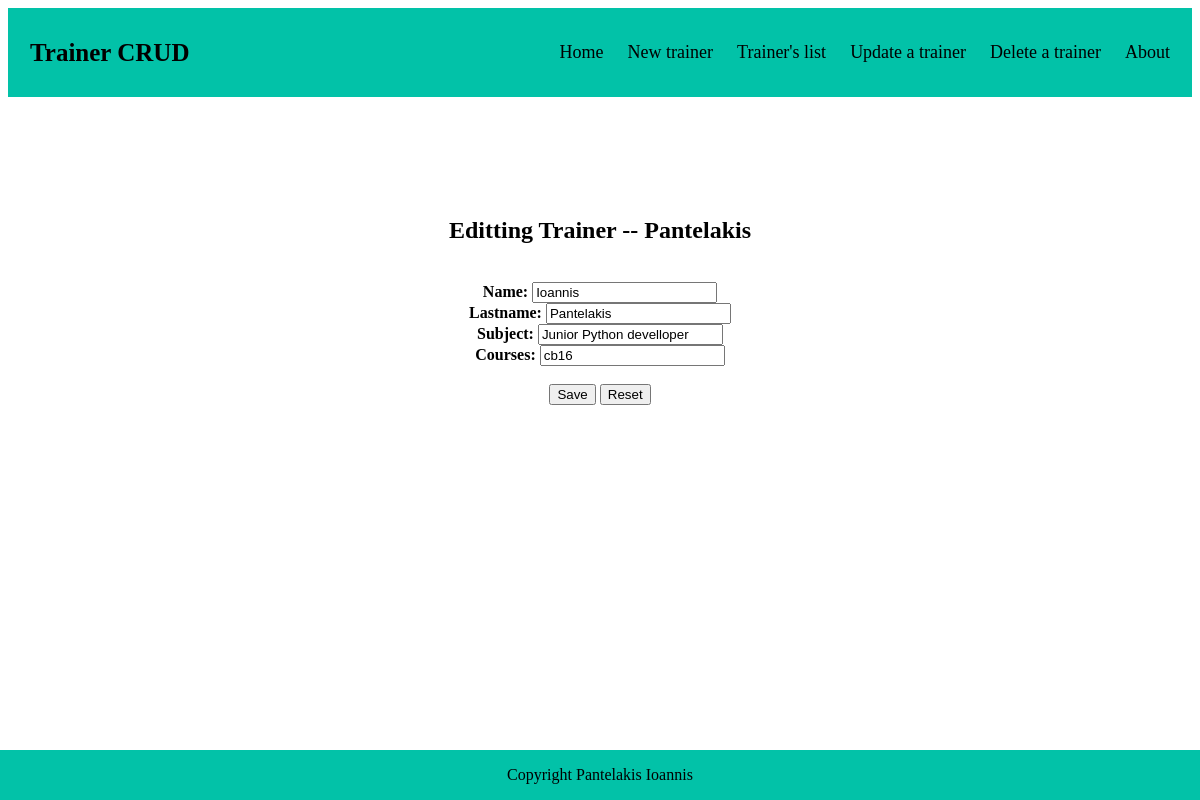
Screenshot of /trainer/UpdateTrainer/21/ with the database file from the repository.
### Trainer/models.py (models this page shows)
class Trainer(models.Model):
    name = models.CharField(max_length = 50)
    lastname = models.CharField(max_length = 50)
    subject = models.CharField(max_length = 150)
    courses = models.CharField(max_length = 300)

### Trainer/views.py (the view)
# urls.py: path('UpdateTrainer/<int:id>/', views.update_trainer, name='update_trainer'),
def update_trainer(request, id):
    trainer = Trainer.objects.get(id=id)
    msg_blank=()
    if request.method == 'POST':
        message = 'You have successfully updated trainer: ' + trainer.lastname
        name = request.POST.get('name')
        lastname = request.POST.get('lastname')
        subject = request.POST.get('subject')
        courses = request.POST.get('courses')
        if ((name !=None) and (lastname !=None) and (subject !=None) and (courses !=None)): # The input is validated via the form in the template, but for future puprose i written an if-else statement for upgrade-extra safe.
            trainer.name = name
            trainer.lastname = lastname
            trainer.subject = subject
            trainer.courses = courses
            trainer.save()
            return HttpResponseRedirect('/trainer/success/'+message+'/')
        else:
            msg_blank = "You cant update with blank inputs. Please fill all the inputs"
    else:
        context = {
            'trainer': trainer, 'msg_blank' : msg_blank ,
        }
    return render(request, 'trainer/update_trainer.html', context)

### Trainer/templates/Trainer/update_trainer.html (shortened to what this page needs)
{% extends 'Trainer/base.html' %}
{% block header %}
    <div class="header">
        <a href="#default" class="logo">Trainer CRUD</a>
        <div class="header-right">
            <a href="/trainer/Home/">Home</a>
            <a href="/trainer/TrainerCreation/">New trainer</a>
            <a href="/trainer/ReadTrainer/">Trainer's list</a>
            <a href="/trainer/UpdateTrainerPage/">Update a trainer</a>
            <a href="/trainer/DeleteTrainerPage/">Delete a trainer</a>
            <a href="/trainer/About/">About</a>
        </div>
    </div>
{% endblock %}
{% block content %}
    <div class="main_content">
        <h2>Editting Trainer -- {{trainer.lastname}}</h2>
        <br>
        <form class="update_form_control" method="POST">
            <label class="la_control" for="name"><b>Name:</b></label>
            <input class="in_control" type="text" name="name" value="{{trainer.name}} " required><br>
            <label class="la_control" for="lastname"><b>Lastname:</b></label>
            <input class="in_control" type="text" name="lastname" value="{{trainer.lastname}}" required><br>
            <label class="la_control" for="subject"><b>Subject:</b></label>
            <input class="in_control" type="text" name="subject" value="{{trainer.subject}}" required><br>
            <label class="la_control" for="courses"><b>Courses:</b></label>
            <input class="in_control" type="text" name="courses" value="{{trainer.courses}}" required><br>
            <br>
            <button type="submit" class="btn btn-primary">Save</button>
            <button type="reset" class="btn btn-primary">Reset</button>
        </form>
    </div>
{% endblock %}

### Trainer/static/css/trainer.css (style rules this page uses)
.header { overflow: hidden; background-color: rgb(2, 194, 168); padding: 20px 10px; }
.header a { float: left; color: black; text-align: center; padding: 12px; text-decoration: none; font-size: 18px; line-height: 25px; border-radius: 4px; }
.header a.logo { font-size: 25px; font-weight: bold; }
.header-right { float: right; }
.main_content { padding-top: 100px; width:50%; margin: 0 auto; text-align: center; }

### rows the page displays
Trainer: lastname "Pantelakis", name "Ioannis", subject "Junior Python develloper", courses "cb16"
